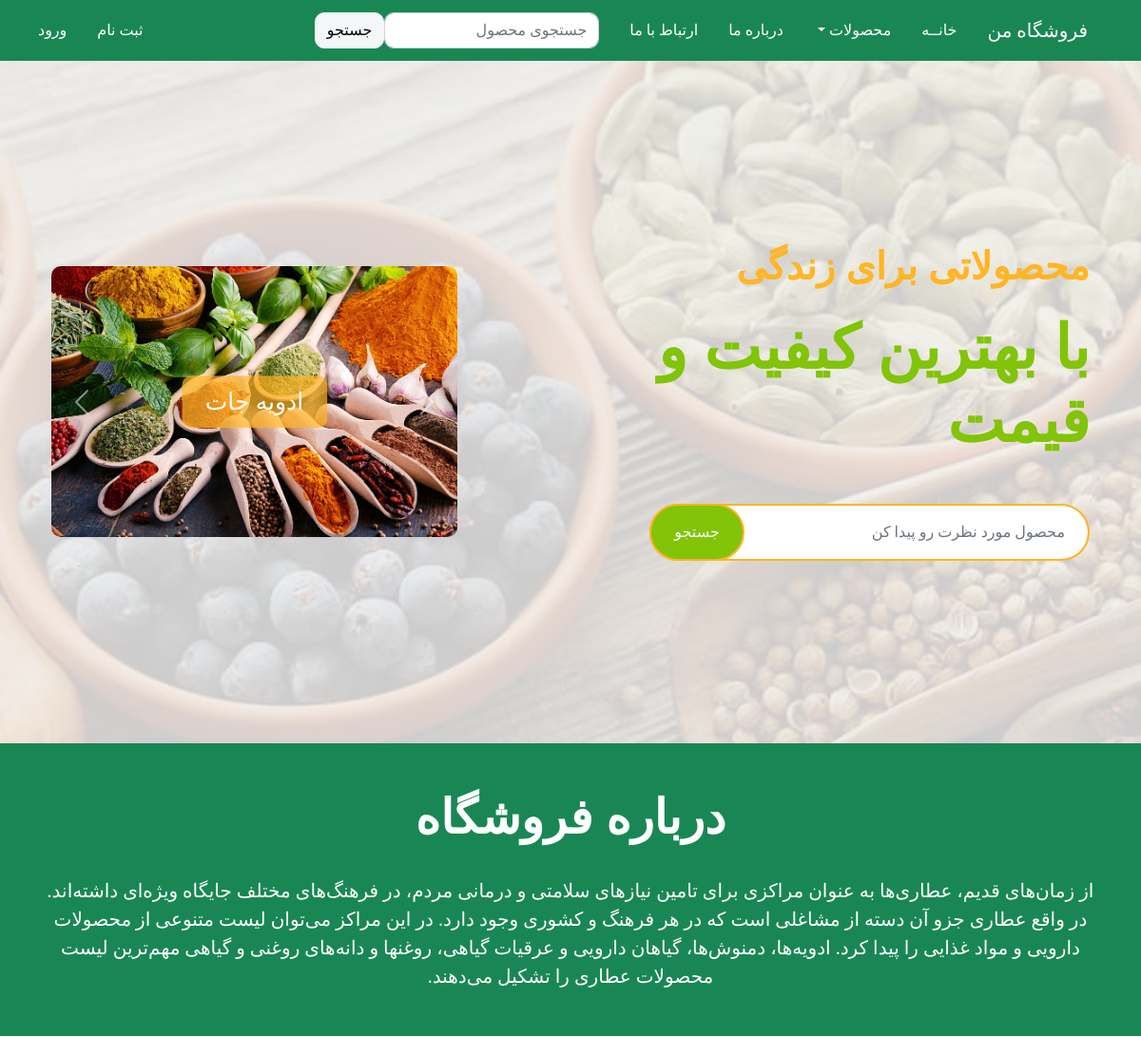
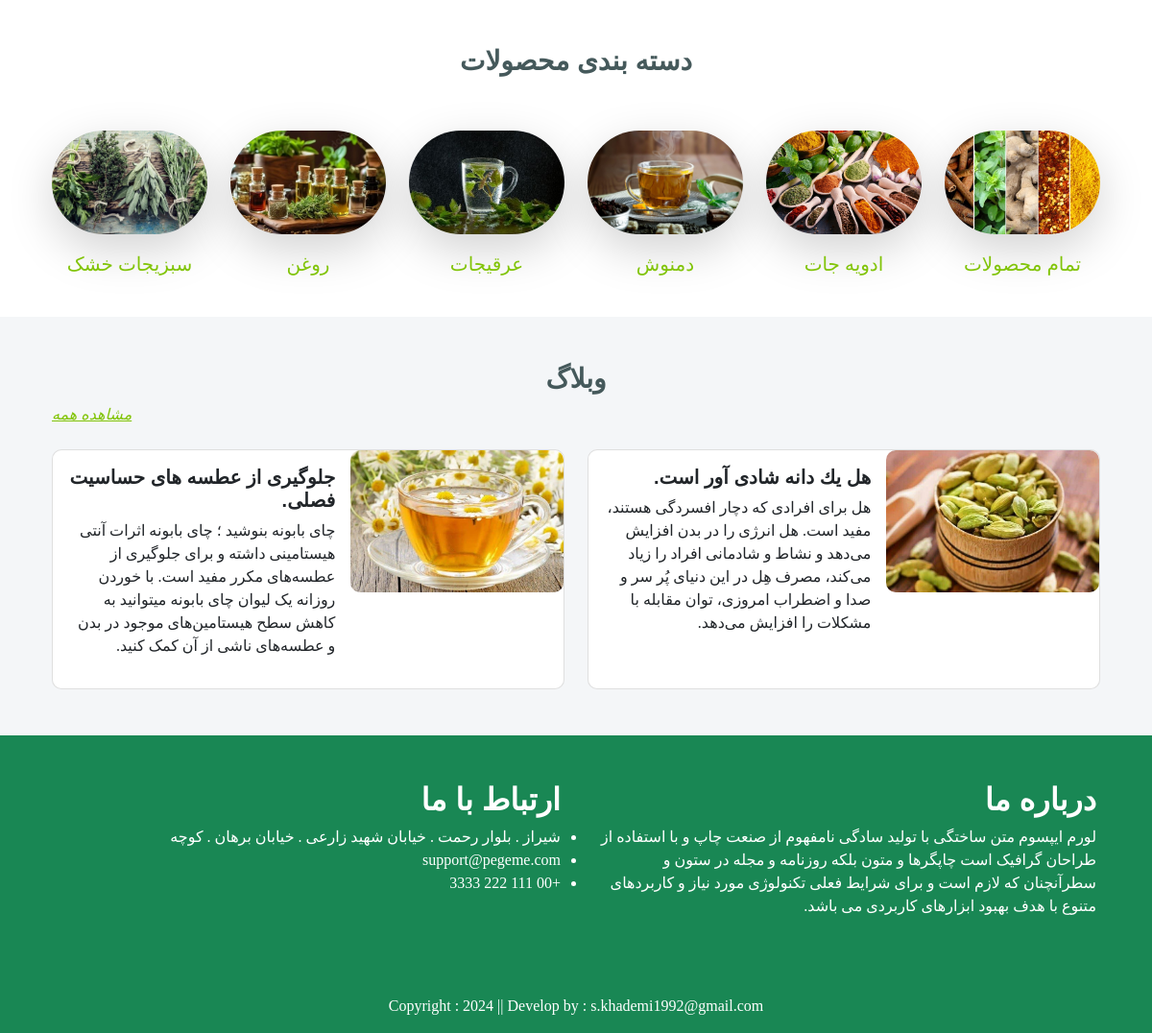
The page / on the database its author committed (2 pictures, top to bottom).
### app/models.py (models this page shows, shortened)
class BlogPost(models.Model):
    title = models.CharField(max_length=100)
    description = models.TextField()
    image = models.ImageField(upload_to='blog')

### app/views.py (the view)
# urls.py: path('', views.home, name='home'),
def home(request):
    totalitem = 0
    wishitem = 0
    if request.user.is_authenticated:
        totalitem = len(Cart.objects.filter(user=request.user))
        wishitem = len(Wishlist.objects.filter(user=request.user))
    blog_post = BlogPost.objects.all()
    paginator = Paginator(blog_post, 2)  # Show 2 contacts per page.
    page_number = request.GET.get('page')
    page_obj = paginator.get_page(page_number)
    return render(request, 'app/index.html', locals())

### app/templates/app/index.html (shortened to what this page needs)
{% extends 'app/base.html' %}
{% load static %}
{% block main-content %}
    <div class="container-fluid hero">
        <div class="header py-lg-5 py-md-0 py-sm-0">
            <div class="container py-5">
                <div class="row py-lg-5 py-md-0 py-sm-0 g-5 align-items-center">
                    <div class="t-hero-header col-md-12 col-lg-7 py-5 text-end">
                        <h1 class="mb-4 text-secondary fw-bold">محصولاتی برای زندگی</h1>
                        <h1 class="mb-5 display-3 text-primary">با بهترین کیفیت و قیمت</h1>
                        <form role="search" action="/search" class="position-relative  mx-auto">
                            <input class="form-control border-2 border-secondary w-75 py-3 px-4 rounded-pill" type="search" placeholder="محصول مورد نظرت رو پیدا کن" name="search" aria-label="Search">
                            <button type="submit" class="btn btn-primary border-2 border-secondary py-3 px-4 position-absolute rounded-pill text-white h-100" style="top: 0; left: 25%;">جستجو</button>
                        </form>
                    </div>
                    <div class="col-md-12 col-lg-5">
                        <div id="carouselId" class="carousel slide position-relative" data-bs-ride="carousel">
                            <div class="carousel-inner" role="listbox">
                                <div class="carousel-item active rounded">
                                    <img src="{% static 'app/images/category/category1.jpg' %}" class="img-fluid w-100 h-100 rounded" alt="First slide">
                                    <a href="{% url 'category' 'AD' %}" class="btn px-4 py-2 text-white rounded">ادویه جات</a>
                                </div>
                            </div>
                            <button class="carousel-control-prev" type="button" data-bs-target="#carouselId" data-bs-slide="prev">
                                <span class="carousel-control-prev-icon" aria-hidden="true"></span>
                            </button>
                            <button class="carousel-control-next" type="button" data-bs-target="#carouselId" data-bs-slide="next">
                                <span class="carousel-control-next-icon" aria-hidden="true"></span>
                            </button>
                        </div>
                    </div>
                </div>
            </div>
        </div>
    </div>
        <div class="caption1 bg-success text-center p-5 text-white">
            <h1 class="text-white">درباره فروشگاه</h1><br>
            <small class="fs-5">
                از زمان‌های قدیم، عطاری‌ها به عنوان مراکزی برای تامین نیاز‌های سلامتی و درمانی مردم، در فرهنگ‌های مختلف جایگاه ویژه‌ای داشته‌اند. در ‌واقع عطاری جزو آن دسته از مشاغلی است که در هر فرهنگ و کشوری وجود دارد. در این مراکز می‌توان لیست متنوعی از محصولات دارویی و مواد غذایی را پیدا کرد. ادویه‌ها، دمنوش‌ها، گیاهان دارویی و عرقیات گیاهی، روغنها و دانه‌های روغنی و گیاهی مهم‌ترین لیست محصولات عطاری را تشکیل می‌دهند.
            </small>
        </div>
<div class="titles container text-center py-5">
    <h3>دسته بندی محصولات</h3>
</div>
<div class="container">
    <div class="row">
        <div class="col-lg-2 col-md-3 col-sm-6 pb-4">
            <div class="goodnesssec">
                <a href="{% url 'all-products' %}">
                    <div class="goodnessseccont text-center">
                        <img src="{% static 'app/images/category/category-all.jpg' %}" class="img-responsive center-block rounded-pill shadow-lg mb-3 bg-body-tertiary rounded" style="max-width: 100%" alt="">
                        <p class="fs-5">تمام محصولات</p>
                    </div>
                </a>
            </div>
        </div>
        <div class="col-lg-2 col-md-3 col-sm-6 pb-4">
            <div class="goodnesssec">
                <a href="{% url 'category' 'AD' %}">
                    <div class="goodnessseccont text-center">
                        <img src="{% static 'app/images/category/category1.jpg' %}" class="img-responsive center-block rounded-pill shadow-lg mb-3 bg-body-tertiary rounded" style="max-width: 100%" alt="">
                        <p class="fs-5">ادویه جات</p>
                    </div>
                </a>
            </div>
        </div>
        <div class="col-lg-2 col-md-3 col-sm-6 pb-4">
            <div class="goodnesssec">
                <a href="{% url 'category' 'DM' %}">
                    <div class="goodnessseccont text-center">
                        <img src="{% static 'app/images/category/category2.jpg' %}" class="img-responsive center-block rounded-pill shadow-lg mb-3 bg-body-tertiary rounded" style="max-width: 100%" alt="">
                        <p class="fs-5">دمنوش</p>
                    </div>
                </a>
            </div>
        </div>
        <div class="col-lg-2 col-md-3 col-sm-6 pb-4">
            <div class="goodnesssec">
                <a href="{% url 'category' 'AR' %}">
                    <div class="goodnessseccont text-center">
                        <img src="{% static 'app/images/category/category3.jpg' %}" class="img-responsive center-block rounded-pill shadow-lg mb-3 bg-body-tertiary rounded" style="max-width: 100%" alt="">
                        <p class="fs-5">عرقیجات</p>
                    </div>
                </a>
            </div>
        </div>
        <div class="col-lg-2 col-md-3 col-sm-6 pb-4">
            <div class="goodnesssec">
                <a href="{% url 'category' 'RO' %}">
                    <div class="goodnessseccont text-center">
                        <img src="{% static 'app/images/category/category4.jpg' %}" class="img-responsive center-block rounded-pill shadow-lg mb-3 bg-body-tertiary rounded" style="max-width: 100%" alt="">
                        <p class="fs-5">روغن</p>
                    </div>
                </a>
            </div>
        </div>
        <div class="col-lg-2 col-md-3 col-sm-6 pb-4">
            <div class="goodnesssec">
                <a href="{% url 'category' 'SB' %}">
                    <div class="goodnessseccont text-center">
                        <img src="{% static 'app/images/category/category5.jpg' %}" class="img-responsive center-block rounded-pill shadow-lg mb-3 bg-body-tertiary rounded" style="max-width: 100%" alt="">
                        <p class="fs-5">سبزیجات خشک</p>
                    </div>
                </a>
            </div>
        </div>
    </div>
</div>
<div class="bg-light pb-5">
    <div class="container text-black justify-content-around py-5">
        <h3 class="float-none text-center">وبلاگ</h3>
        <a class="float-start text-decoration-underline" href="{% url 'blog' %}"><i>مشاهده همه</i></a>
    </div>
    <div class="container">
        <div class="row row-cols-1 row-cols-md-2 g-4">
            {% for blog_post in page_obj %}
            <div class="col">
                <div class="card mb-3 h-100">
                    <div class="row g-0">
                        <div class="col-md-5">
                            <img src="{{ blog_post.image.url }}" class="img-fluid rounded" alt="...">
                        </div>
                        <div class="col-md-7">
                            <div class="card-body">
                                <h5 class="card-title">{{ blog_post.title }}</h5>
                                <p class="card-text">{{ blog_post.description }}</p>
                            </div>
                        </div>
                    </div>
                </div>
            </div>
            {% endfor %}
        </div>
    </div>
</div>
{% endblock main-content %}

### app/static/app/css/style.css (style rules this page uses)
* { margin: 0; padding: 0; box-sizing: border-box; }
.font { font-family: font; }
.hero { background: linear-gradient(rgba(240, 240, 240, 0.85), rgba(240, 240, 240, 0.85)), url("../images/banner/1.jpg"); background-attachment: fixed; background-position: center center; background-repeat: no-repeat; background-size:cover; }
.carousel-item { position: relative; }
.carousel-item a { position: absolute; top: 50%; left: 50%; transform: translate(-50%, -50%); font-size: 25px; background: linear-gradient(rgba(255, 181, 36, 0.7), rgba(255, 181, 36, 0.7)); }

### app/static/app/css/responsive.css (style rules this page uses)
@media only screen and (min-width: 1200px) { .caption1 h1, .titles { font-size: 50px; } }
@media only screen and (min-width: 1200px) { .caption1 small { font-size: 30px; } }

### rows shown on the page
BlogPost: image (picture), title "هل يك دانه شادی ‌آور است.", description "هل برای افرادی که دچار افسردگی هستند، مفید است. هل انرژی‌ را در بدن افزایش می‌دهد و نشاط و شادمانی افراد را زیاد می‌کند، مصرف هِل در این دنیای پُر سر و صدا و اضطراب امروزی، توان مقابله با مشکلات را افزایش می‌دهد."
BlogPost: image (picture), title "جلوگیری از عطسه های حساسیت فصلی.", description "چای بابونه بنوشید ؛ چای بابونه اثرات آنتی هیستامینی داشته و برای جلوگیری از عطسه‌های مکرر مفید است. با خوردن روزانه یک لیوان چای بابونه میتوانید به کاهش سطح هیستامین‌های موجود در بدن و عطسه‌های ناشی از آن کمک کنید."
